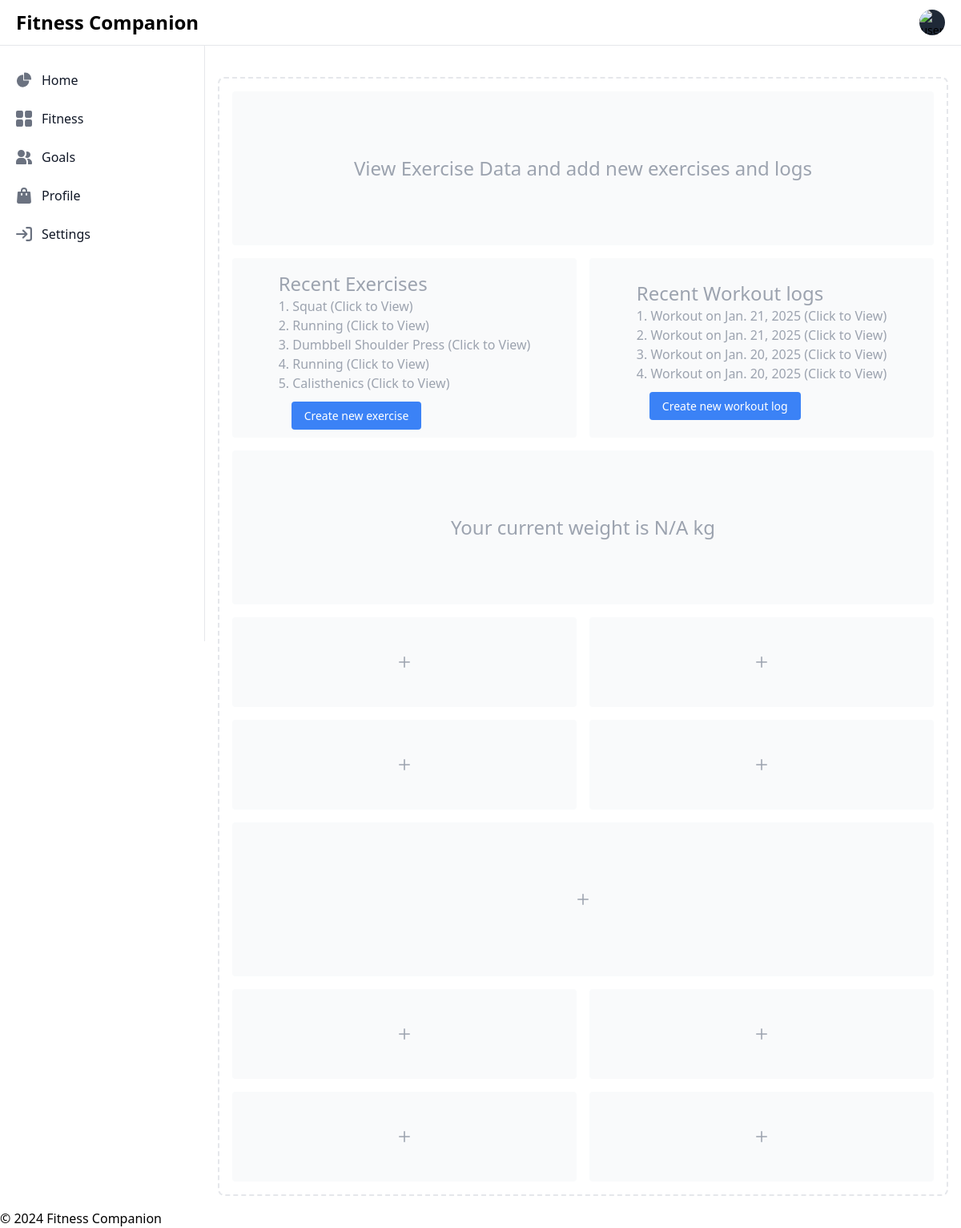
/fitness/ (signed in), run on the app's committed database.
### fitness/models.py (models this page shows, shortened)
class Exercise(models.Model):
    DIFFICULTY_LEVELS = [
        ("beginner", "Beginner"),
        ("intermediate", "Intermediate"),
        ("advanced", "Advanced"),
    ]
    user = models.ForeignKey(settings.AUTH_USER_MODEL, on_delete=models.CASCADE)
    created_at = models.DateTimeField(auto_now_add=True)
    name = models.CharField(max_length=200)
    category = models.ForeignKey(ExerciseCategory, on_delete=models.SET_NULL, null=True)
    description = models.TextField(blank=True)
    calories_burned_per_hour = models.FloatField(validators=[MinValueValidator(0)])
    difficulty = models.CharField(max_length=20, choices=DIFFICULTY_LEVELS)
    muscle_groups = models.ManyToManyField("MuscleGroup")

class WorkoutLog(models.Model):
    user = models.ForeignKey(settings.AUTH_USER_MODEL, on_delete=models.CASCADE)
    date = models.DateField(auto_now_add=True)
    duration = models.FloatField(help_text="Duration in minutes")
    total_calories_burned = models.FloatField(default=0)
    notes = models.TextField(blank=True)
    class Meta:
        ordering = ["-date"]

### fitness/views.py (the view)
# urls.py: path('', views.fitness_view, name='fitness'),
@login_required
def fitness_view(request):
    user = request.user
    exercises = Exercise.objects.all()
    workout_log = WorkoutLog.objects.all()
    context = {
        "fitness_goal": user.fitness_goal,
        "exercises": exercises,
        "workout_log": workout_log,
        "bmi": user.calculate_bmi(),
        "recent_nutrition_logs": [],  # Placeholder for nutrition logs
        "recent_workouts": [],  # Placeholder for workout logs
    }
    return render(request, "fitness.html", context)

### accounts/models.py (called while the page is built)
    def calculate_bmi(self):
        if not self.height or not self.weight:
            return None
        height_m = self.height / 100 if self.height > 3 else self.height
        return round(self.weight / (height_m ** 2), 2)

### templates/fitness.html
{% extends "base.html" %}
{% block content %}
{% if user %}
<div class="flex items-center justify-center h-48 mb-4 rounded bg-gray-50 dark:bg-gray-800">
    <p class="text-2xl text-gray-400 dark:text-gray-100">
        View Exercise Data and add new exercises and logs
    </p>
</div>
<div class="grid grid-cols-2 gap-4 mb-4">
    <div class="flex items-center justify-center rounded bg-gray-50 dark:bg-gray-800">
        <div class="py-4 h-auto text-gray-400 dark:text-gray-100">
            {% if exercises %}
            <p class="text-2xl">
               Recent Exercises
            </p>
            <ul class="text-base pb-4">
                {% for exercise in exercises %}
                <li>{{ forloop.counter }}. <a href="/fitness/exercise/{{ exercise.id }}">{{ exercise.name }} (Click to
                        View)</a></li>
                {% endfor %}
            </ul>
            {% else %}
            <p>No exercises available</p>
            {% endif %}
            <a href="/fitness/new_exercise"
                class="m-4 px-4 py-2 text-sm font-medium text-white bg-blue-500 rounded hover:bg-blue-600">Create new
                exercise</a>
        </div>
    </div>
    <div class="flex items-center justify-center rounded bg-gray-50 dark:bg-gray-800">
        <div class="py- h-auto4 text-gray-400 dark:text-gray-100">
            <p class="text-2xl">
                Recent Workout logs
            </p>
            {% if workout_log %}
            <ul class="text-base pb-4">
                {% for workout_log in workout_log %}
                <li>{{ forloop.counter }}. <a href="/fitness/workout_detail/{{ workout_log.id }}">Workout on {{ workout_log.date }}
                        (Click to View)</a></li>
                {% endfor %}
            </ul>
            {% else %}
            <p>No logs available</p>
            {% endif %}
            <a href="/fitness/create_workout"
                class="m-4 px-4 py-2 text-sm font-medium text-white bg-blue-500 rounded hover:bg-blue-600">Create new
                workout log</a>
        </div>
    </div>
</div>
<div class="flex items-center justify-center h-48 mb-4 rounded bg-gray-50 dark:bg-gray-800">
    <p class="text-2xl text-gray-400 dark:text-gray-100">
        Your current weight is {{ latest_workout_exercise.weight|default:"N/A" }} kg
    </p>
</div>
<div class="grid grid-cols-2 gap-4 mb-4">
    <div class="flex items-center justify-center rounded bg-gray-50 h-28 dark:bg-gray-800">
        <p class="text-2xl text-gray-400 dark:text-gray-500">
            <svg class="w-3.5 h-3.5" aria-hidden="true" xmlns="http://www.w3.org/2000/svg" fill="none"
                viewBox="0 0 18 18">
                <path stroke="currentColor" stroke-linecap="round" stroke-linejoin="round" stroke-width="2"
                    d="M9 1v16M1 9h16" />
            </svg>
        </p>
    </div>
    <div class="flex items-center justify-center rounded bg-gray-50 h-28 dark:bg-gray-800">
        <p class="text-2xl text-gray-400 dark:text-gray-500">
            <svg class="w-3.5 h-3.5" aria-hidden="true" xmlns="http://www.w3.org/2000/svg" fill="none"
                viewBox="0 0 18 18">
                <path stroke="currentColor" stroke-linecap="round" stroke-linejoin="round" stroke-width="2"
                    d="M9 1v16M1 9h16" />
            </svg>
        </p>
    </div>
    <div class="flex items-center justify-center rounded bg-gray-50 h-28 dark:bg-gray-800">
        <p class="text-2xl text-gray-400 dark:text-gray-500">
            <svg class="w-3.5 h-3.5" aria-hidden="true" xmlns="http://www.w3.org/2000/svg" fill="none"
                viewBox="0 0 18 18">
                <path stroke="currentColor" stroke-linecap="round" stroke-linejoin="round" stroke-width="2"
                    d="M9 1v16M1 9h16" />
            </svg>
        </p>
    </div>
    <div class="flex items-center justify-center rounded bg-gray-50 h-28 dark:bg-gray-800">
        <p class="text-2xl text-gray-400 dark:text-gray-500">
            <svg class="w-3.5 h-3.5" aria-hidden="true" xmlns="http://www.w3.org/2000/svg" fill="none"
                viewBox="0 0 18 18">
                <path stroke="currentColor" stroke-linecap="round" stroke-linejoin="round" stroke-width="2"
                    d="M9 1v16M1 9h16" />
            </svg>
        </p>
    </div>
</div>
<div class="flex items-center justify-center h-48 mb-4 rounded bg-gray-50 dark:bg-gray-800">
    <p class="text-2xl text-gray-400 dark:text-gray-500">
        <svg class="w-3.5 h-3.5" aria-hidden="true" xmlns="http://www.w3.org/2000/svg" fill="none" viewBox="0 0 18 18">
            <path stroke="currentColor" stroke-linecap="round" stroke-linejoin="round" stroke-width="2"
                d="M9 1v16M1 9h16" />
        </svg>
    </p>
</div>
<div class="grid grid-cols-2 gap-4">
    <div class="flex items-center justify-center rounded bg-gray-50 h-28 dark:bg-gray-800">
        <p class="text-2xl text-gray-400 dark:text-gray-500">
            <svg class="w-3.5 h-3.5" aria-hidden="true" xmlns="http://www.w3.org/2000/svg" fill="none"
                viewBox="0 0 18 18">
                <path stroke="currentColor" stroke-linecap="round" stroke-linejoin="round" stroke-width="2"
                    d="M9 1v16M1 9h16" />
            </svg>
        </p>
    </div>
    <div class="flex items-center justify-center rounded bg-gray-50 h-28 dark:bg-gray-800">
        <p class="text-2xl text-gray-400 dark:text-gray-500">
            <svg class="w-3.5 h-3.5" aria-hidden="true" xmlns="http://www.w3.org/2000/svg" fill="none"
                viewBox="0 0 18 18">
                <path stroke="currentColor" stroke-linecap="round" stroke-linejoin="round" stroke-width="2"
                    d="M9 1v16M1 9h16" />
            </svg>
        </p>
    </div>
    <div class="flex items-center justify-center rounded bg-gray-50 h-28 dark:bg-gray-800">
        <p class="text-2xl text-gray-400 dark:text-gray-500">
            <svg class="w-3.5 h-3.5" aria-hidden="true" xmlns="http://www.w3.org/2000/svg" fill="none"
                viewBox="0 0 18 18">
                <path stroke="currentColor" stroke-linecap="round" stroke-linejoin="round" stroke-width="2"
                    d="M9 1v16M1 9h16" />
            </svg>
        </p>
    </div>
    <div class="flex items-center justify-center rounded bg-gray-50 h-28 dark:bg-gray-800">
        <p class="text-2xl text-gray-400 dark:text-gray-500">
            <svg class="w-3.5 h-3.5" aria-hidden="true" xmlns="http://www.w3.org/2000/svg" fill="none"
                viewBox="0 0 18 18">
                <path stroke="currentColor" stroke-linecap="round" stroke-linejoin="round" stroke-width="2"
                    d="M9 1v16M1 9h16" />
            </svg>
        </p>
    </div>
</div>
{% else %}
<div class="p-4 border-2 border-gray-200 border-dashed rounded-lg  bg-gray-50 border-gray-700 mt-14">
    No fitness data available
</div>
{% endif %}
{% endblock content %}

### data on the page
Exercise: name "Squat"
Exercise: name "Running"
Exercise: name "Dumbbell Shoulder Press"
Exercise: name "Running"
Exercise: name "Calisthenics"
WorkoutLog: date "Jan. 21, 2025"
WorkoutLog: date "Jan. 21, 2025"
WorkoutLog: date "Jan. 20, 2025"
WorkoutLog: date "Jan. 20, 2025"

### other printed values
{{ latest_workout_exercise.weight|default:"N/A" }} "N/A"
